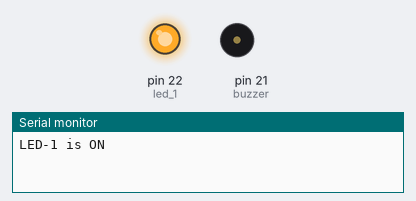
The sketch below on a simulated Arduino Mega 2560, built with avr-gcc and run on an emulated ATmega2560. On the bench: output pins drawn as LEDs (lit = HIGH), buzzer (waves = sounding, pin HIGH), the last lines printed to the serial monitor.

Above: at 2.5 s.
At 5.5 s:
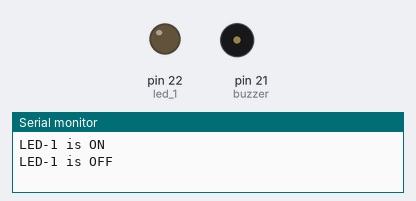
At 8.5 s:
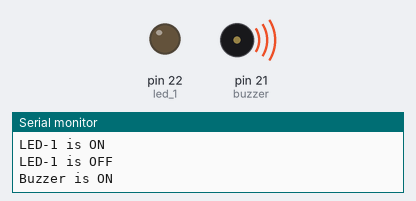
Timing chart, 0 to 15.6 s (numbered marks = the images above):
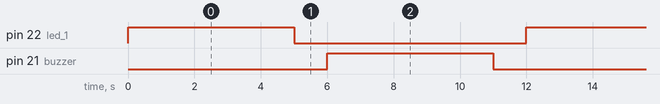

The sketch:

LED_Blinking.ino
```cpp
const int led_1 = 22;
const int buzzer = 21;

void setup() {
  pinMode(led_1, OUTPUT);
  pinMode(buzzer, OUTPUT);
  Serial.begin(115200);
}

void loop() {
  digitalWrite(led_1,HIGH);
  Serial.print("LED-1 is ON\n");
  delay(5000);
  digitalWrite(led_1,LOW);
  Serial.print("LED-1 is OFF\n");
  delay(1000);

  digitalWrite(buzzer,HIGH);
  Serial.print("Buzzer is ON\n");
  delay(5000);
  digitalWrite(buzzer,LOW);
  Serial.print("Buzzer is OFF\n");
  delay(1000);
}
```

Measured:
- by itself, pin 22 (led_1), pin 21 (buzzer): alternates HIGH for 5.0 s and LOW for 7.0 s
- by itself, everything shown: repeats every 12.0 s, in 4 steps
